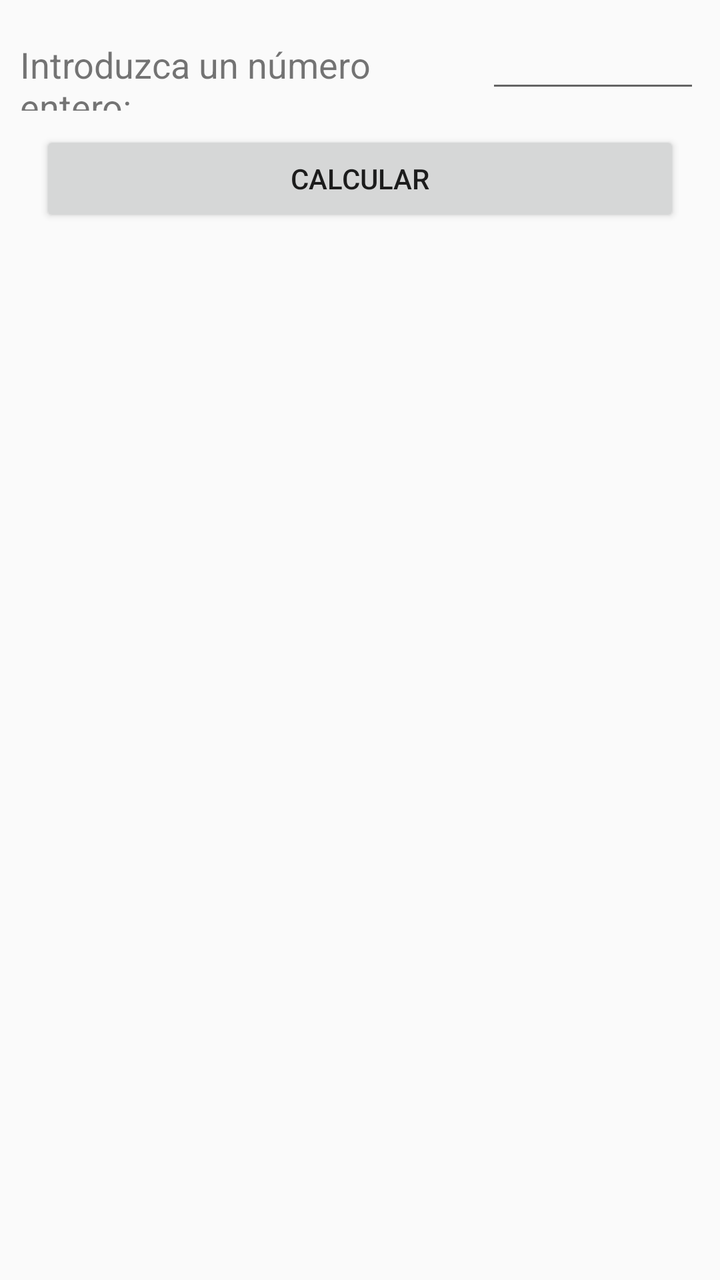
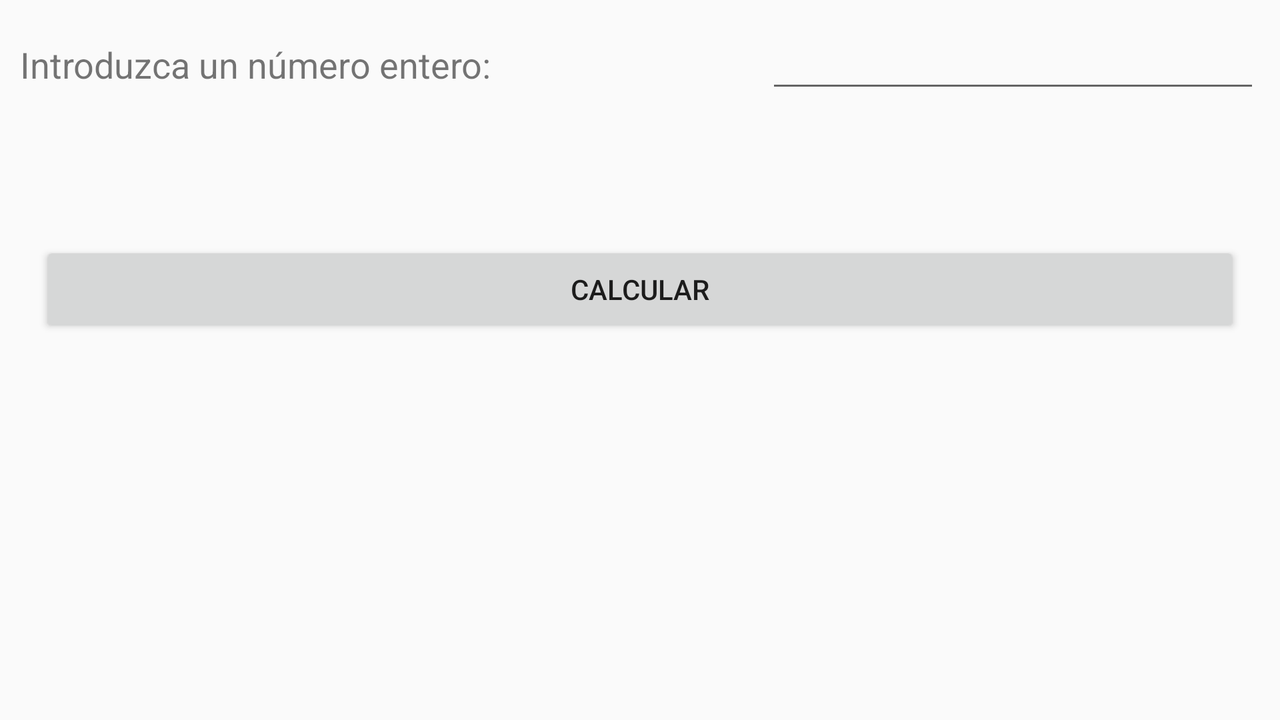

An Android layout and its configuration variant, each rendered on a device that would load it. The default file and the variant file are quoted in full after the pictures.
<!-- AndroidManifest.xml: application theme AppTheme -->
<!-- res/layout/activity_numeros_primos.xml -->
<?xml version="1.0" encoding="utf-8"?>
<LinearLayout xmlns:android="http://schemas.android.com/apk/res/android"
    xmlns:app="http://schemas.android.com/apk/res-auto"
    xmlns:tools="http://schemas.android.com/tools"
    android:layout_width="match_parent"
    android:layout_height="match_parent"
    android:orientation="vertical"
    android:padding="10dp"
    tools:context=".NumerosPrimos">

    <LinearLayout
        android:layout_width="match_parent"
        android:layout_height="wrap_content"
        android:orientation="horizontal">

        <TextView
            android:id="@+id/textViewIntroducir"
            android:layout_width="336dp"
            android:layout_height="wrap_content"
            android:layout_weight="1"
            android:text="@string/txtIntroducir"
            android:textSize="18sp" />

        <EditText
            android:id="@+id/editText"
            android:layout_width="wrap_content"
            android:layout_height="wrap_content"
            android:layout_weight="1"
            android:ems="10"
            android:inputType="textPersonName|number" />

    </LinearLayout>

    <Button
        android:id="@+id/btnCalcular"
        android:layout_width="match_parent"
        android:layout_height="wrap_content"
        android:layout_margin="10dp"
        android:text="@string/btnCalcular" />

    <TextView
        android:id="@+id/textViewResultado"
        android:layout_width="match_parent"
        android:layout_height="wrap_content"
        android:layout_margin="10dp"
        android:textSize="18sp"
        android:textStyle="bold" />
</LinearLayout>
<!-- resources referenced by this layout -->
<resources>
  <string name="btnCalcular">Calcular</string>
  <string name="txtIntroducir">Introduzca un número entero:</string>
  <style name="AppTheme" parent="Theme.AppCompat.Light.DarkActionBar">
          
          <item name="colorPrimary">@color/colorPrimary</item>
          <item name="colorPrimaryDark">@color/colorPrimaryDark</item>
          <item name="colorAccent">@color/colorAccent</item>
      </style>
</resources>
<!-- res/layout-land/activity_numeros_primos.xml (the repository's variant of the layout above) -->
<!-- drawn on the phone turned sideways -->
<?xml version="1.0" encoding="utf-8"?>
<LinearLayout xmlns:android="http://schemas.android.com/apk/res/android"
    xmlns:app="http://schemas.android.com/apk/res-auto"
    xmlns:tools="http://schemas.android.com/tools"
    android:layout_width="match_parent"
    android:layout_height="match_parent"
    android:orientation="vertical"
    android:padding="10dp"
    tools:context=".NumerosPrimos">

    <LinearLayout
        android:layout_width="match_parent"
        android:layout_height="wrap_content"
        android:layout_marginBottom="15dp"
        android:orientation="horizontal">

        <TextView
            android:id="@+id/textViewIntroducir"
            android:layout_width="336dp"
            android:layout_height="wrap_content"
            android:layout_weight="1"
            android:text="@string/txtIntroducir"
            android:textSize="18sp" />

        <EditText
            android:id="@+id/editText"
            android:layout_width="wrap_content"
            android:layout_height="wrap_content"
            android:layout_weight="1"
            android:ems="10"
            android:inputType="textPersonName|number" />

    </LinearLayout>



    <TextView
        android:id="@+id/textViewResultado"
        android:layout_width="match_parent"
        android:layout_height="wrap_content"
        android:layout_margin="10dp"
        android:layout_marginBottom="15dp"
        android:textSize="18sp"
        android:textStyle="bold" />
    <Button
        android:id="@+id/btnCalcular"
        android:layout_width="match_parent"
        android:layout_height="wrap_content"
        android:layout_margin="10dp"
        android:layout_marginBottom="15dp"
        android:text="@string/btnCalcular" />
</LinearLayout>
